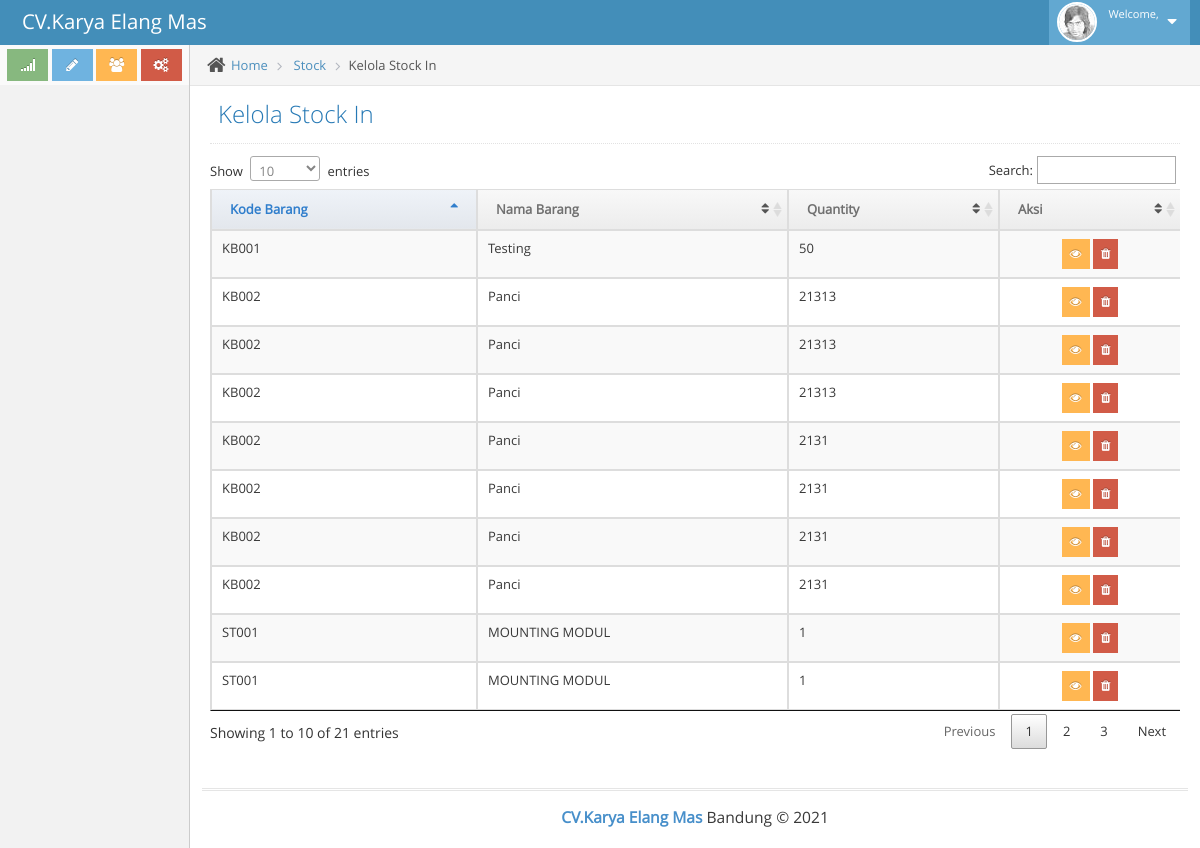
The page /index.php/stock/kelola_stock_in on the database its author committed.
### tables this page shows
CREATE TABLE `stock` (
  `stock_id` int(11) NOT NULL,
  `barang_id` int(11) NOT NULL,
  `tipe` enum('masuk','keluar') NOT NULL,
  `keterangan` varchar(256) NOT NULL,
  `qty` int(10) NOT NULL,
  `created_by` varchar(200) NOT NULL,
  `created_date` date NOT NULL,
  `modified_by` varchar(200) NOT NULL,
  `modified_date` date NOT NULL
);

CREATE TABLE `barang` (
  `barang_id` int(11) NOT NULL,
  `kode_barang` varchar(200) NOT NULL,
  `jenis_barang` varchar(200) NOT NULL,
  `nama` varchar(200) NOT NULL,
  `harga` decimal(50,2) NOT NULL,
  `stock` varchar(200) NOT NULL,
  `created_by` varchar(200) NOT NULL,
  `created_date` date NOT NULL,
  `modified_by` varchar(200) NOT NULL,
  `modified_date` date NOT NULL
);

### application/controllers/Stock.php (called while the page is built, shortened)
<?php
class Stock extends CI_Controller
{
    function __construct()
    {
        $this->load->model(['stock_m', 'barang_m']);
    }
    public function kelola_stock_in()
    {
        $data['data'] = $this->stock_m->get_stock_in()->result();
        $this->load->view('stock_in/kelola_stock_in', $data);
    }
}

### index.php (called while the page is built, shortened)
<?php
require_once BASEPATH.'core/CodeIgniter.php';

### application/models/stock_m.php (called while the page is built, shortened)
<?php
class stock_m extends CI_Model
{
    public function get_stock_in()
    {
        $this->db->select('stock.stock_id, barang.kode_barang as kode_nama, barang.nama as barang_nama, qty, stock.created_date, keterangan, barang.barang_id');
        $this->db->from('stock');
        $this->db->join('barang', 'stock.barang_id = barang.barang_id');
        $this->db->where('tipe', 'masuk');
        $this->db->order_by('stock_id', 'desc');
        $query = $this->db->get();
        return $query;
    }
}

### application/views/stock_in/kelola_stock_in.php (the view, shortened to what this page needs)
<?php
$this->load->view('layout/header');
?>
<div class="main-content">
    <div class="main-content-inner">
        <div class="breadcrumbs ace-save-state" id="breadcrumbs">
            <ul class="breadcrumb">
                <li>
                    <i class="ace-icon fa fa-home home-icon"></i>
                    <a href="#">Home</a>
                </li>
                <li>
                    <a href="#">Stock</a>
                </li>
                <li class="active">Kelola Stock In</li>
            </ul>
        </div>
        <div class="page-content">
            <div class="page-header">
                <h1>
                    Kelola Stock In
                </h1>
            </div>
            <div class="page-body">
                <div class="box">
                    <div class="box-body table-responsive">
                        <table class="table table-bordered table-striped table-hover" id="table">
                            <thead>
                                <tr>
                                    <th>Kode Barang</th>
                                    <th>Nama Barang</th>
                                    <th>Quantity</th>
                                    <th>Aksi</th>
                                </tr>
                            </thead>
                            <tbody>
                                <?php
                                foreach ($data as $data_brg) {
                                ?>
                                    <tr>
                                        <td><?php echo $data_brg->kode_nama ?></td>
                                        <td><?php echo $data_brg->barang_nama ?></td>
                                        <td><?php echo $data_brg->qty ?></td>
                                        <td class="text-center" width="160px">
                                            <button class="btn btn-warning btn-xs" id="detail1" data-toggle="modal" data-target="#modal-detail" data-id="<?= $data_brg->kode_nama ?>" data-barangnama="<?= $data_brg->barang_nama ?>" data-qty="<?= $data_brg->qty ?>" data-date="<?= $data_brg->created_date ?>" data-keterangan="<?= $data_brg->keterangan ?>" title="Lihat">
                                                <i class="fa fa-eye"></i>
                                            </button>
                                            <button class="btn btn-danger btn-xs" id="btndel" data-id="<?= $data_brg->stock_id ?>" data-barang="<?= $data_brg->barang_id ?>" title="Hapus">
                                                <i class="fa fa-trash"></i>
                                            </button>
                                        </td>
                                    </tr>
                                <?php
                                }
                                ?>
                            </tbody>
                        </table>
                    </div>
                </div>
            </div>
        </div>
    </div>
</div>
<?php
$this->load->view('layout/footer');
?>

### application/views/layout/header.php (shortened to what this page needs)
<!DOCTYPE html>
<html lang="en">
<head>
    <link rel="stylesheet" href="<?= base_url('assetss/'); ?>assets/css/bootstrap.min.css" />
    <link rel="stylesheet" href="<?= base_url('assetss/'); ?>assets/css/jquery.dataTables.min.css" />
    <link rel="stylesheet" href="<?= base_url('assetss/'); ?>assets/font-awesome/4.5.0/css/font-awesome.min.css" />
    <link rel="stylesheet" href="<?= base_url('assetss/'); ?>assets/css/jquery-ui.custom.min.css" />
    <link rel="stylesheet" href="<?= base_url('assetss/'); ?>assets/css/chosen.min.css" />
    <link rel="stylesheet" href="<?= base_url('assetss/'); ?>assets/css/bootstrap-datepicker3.min.css" />
    <link rel="stylesheet" href="<?= base_url('assetss/'); ?>assets/css/bootstrap-timepicker.min.css" />
    <link rel="stylesheet" href="<?= base_url('assetss/'); ?>assets/css/daterangepicker.min.css" />
    <link rel="stylesheet" href="<?= base_url('assetss/'); ?>assets/css/bootstrap-datetimepicker.min.css" />
    <link rel="stylesheet" href="<?= base_url('assetss/'); ?>assets/css/bootstrap-colorpicker.min.css" />
    <link rel="stylesheet" href="<?= base_url('assetss/'); ?>assets/css/ace.min.css" class="ace-main-stylesheet" id="main-ace-style" />
    <link rel="stylesheet" href="<?= base_url('assetss/'); ?>assets/css/ace-skins.min.css" />
    <link rel="stylesheet" href="<?= base_url('assetss/'); ?>assets/css/ace-rtl.min.css" />
    <link rel="stylesheet" href="<?= base_url('assetss/'); ?>assets/css/sweetalert2.css">
</head>
<body class="no-skin">
    <div id="navbar" class="navbar navbar-default          ace-save-state">
        <div class="navbar-container ace-save-state" id="navbar-container">
            <div class="navbar-header pull-left">
                <a href="<?= base_url('dashboard') ?>" class="navbar-brand">
                    <small>
                        CV.Karya Elang Mas
                    </small>
                </a>
            </div>
            <div class="navbar-buttons navbar-header pull-right" role="navigation">
                <ul class="nav ace-nav">
                    <li class="light-blue dropdown-modal">
                        <a data-toggle="dropdown" href="#" class="dropdown-toggle">
                            <img class="nav-user-photo" src="<?= base_url('assetss/'); ?>assets/images/avatars/user.jpg" alt="Jason's Photo" />
                            <span class="user-info">
                                <small>Welcome,</small>
                            </span>
                            <i class="ace-icon fa fa-caret-down"></i>
                        </a>
                    </li>
                </ul>
            </div>
        </div>
    </div>
    <div class="main-container ace-save-state" id="main-container">
        <div id="sidebar" class="sidebar responsive ace-save-state">
            <div class="sidebar-shortcuts" id="sidebar-shortcuts">
                <div class="sidebar-shortcuts-large" id="sidebar-shortcuts-large">
                    <button class="btn btn-success">
                        <i class="ace-icon fa fa-signal"></i>
                    </button>
                    <button class="btn btn-info">
                        <i class="ace-icon fa fa-pencil"></i>
                    </button>
                    <button class="btn btn-warning">
                        <i class="ace-icon fa fa-users"></i>
                    </button>
                    <button class="btn btn-danger">
                        <i class="ace-icon fa fa-cogs"></i>
                    </button>
                </div>
            </div>
        </div>

### application/views/layout/footer.php (shortened to what this page needs)
<div class="footer">
    <div class="footer-inner">
        <div class="footer-content">
            <span class="bigger-120">
                <span class="blue bolder">CV.Karya Elang Mas</span>
                Bandung &copy; 2021
            </span>
        </div>
    </div>
</div>
</div>

### rows shown on the page
stock: barang.kode_barang "KB001", barang.nama "Testing", qty "50"
stock: barang.kode_barang "KB002", barang.nama "Panci", qty "21313"
stock: barang.kode_barang "KB002", barang.nama "Panci", qty "21313"
stock: barang.kode_barang "KB002", barang.nama "Panci", qty "21313"
stock: barang.kode_barang "KB002", barang.nama "Panci", qty "2131"
stock: barang.kode_barang "KB002", barang.nama "Panci", qty "2131"
stock: barang.kode_barang "KB002", barang.nama "Panci", qty "2131"
stock: barang.kode_barang "KB002", barang.nama "Panci", qty "2131"
stock: barang.kode_barang "ST001", barang.nama "MOUNTING MODUL", qty "1"
stock: barang.kode_barang "ST001", barang.nama "MOUNTING MODUL", qty "1"
